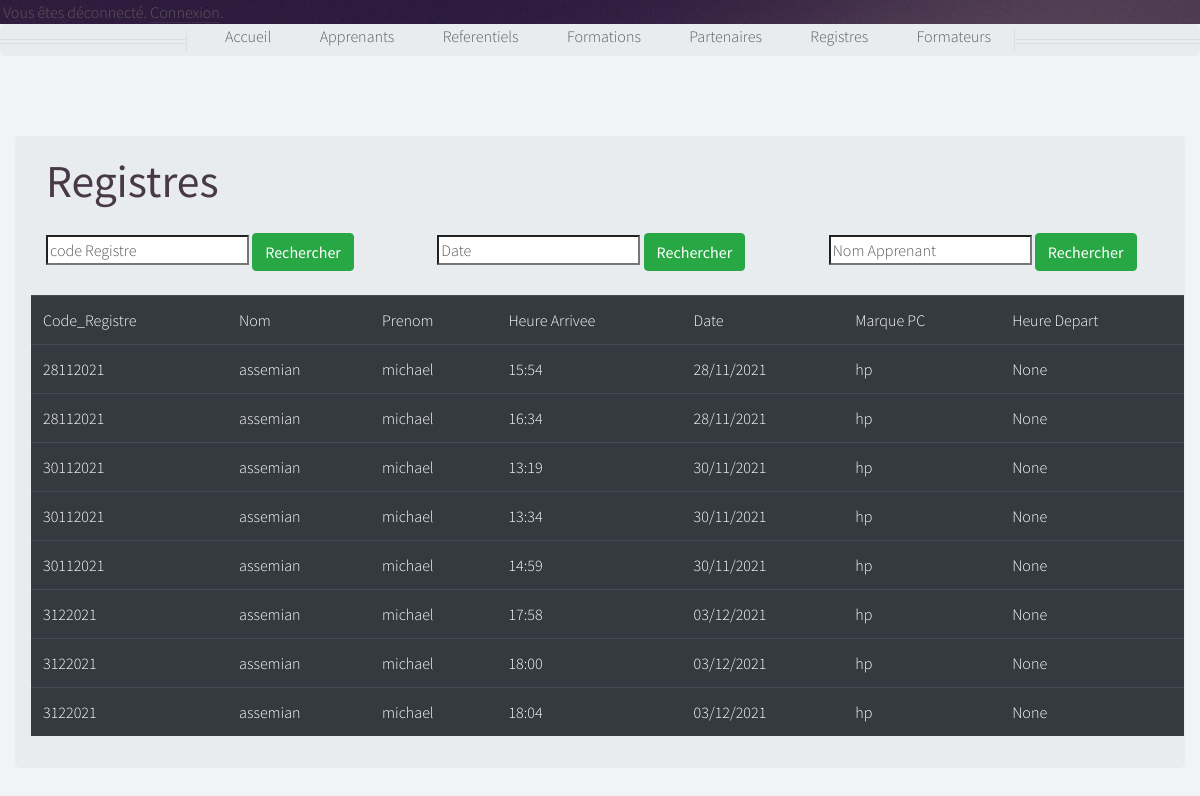
Screenshot of /registres with the database file from the repository.
### app.py (models this page shows, shortened)
class Registres(db.Model):
    idregistre=db.Column(db.Integer,primary_key=True)
    code_regis=db.Column(db.String(50))
    nom_appr=db.Column(db.String(50))
    prenom_appr=db.Column(db.String(50))
    heure_app=db.Column(db.String(50))
    date_appr=db.Column(db.String(50))
    marque_pc=db.Column(db.String(50))
    heure_sr=db.Column(db.String(50))

### app.py (the view)
@app.route('/registres')
def registres():
    all_data = Registres.query.all()
    return render_template("registres.html", employ = all_data)

### templates/registres.html (shortened to what this page needs)
{% extends 'base.html' %}
{% block body %}
<div class="container"><br><br>
  <div class="jumbotron p-3">
    <div class="row">
        <div class="col md-12">
            <div class="container">
              <h2>Registres</h2><br>
  <div class="row">
    <br><br>
    <div class="col-sm">
      <form action="/filtre_registr" method="POST" autocomplete="off", role="form">
                  <input  class="" name="tag2" id="ta2"  placeholder="code Registre" />
                  <button type="submit" class="btn btn-success">Rechercher</button>
              </form>
    </div>
    <div class="col-sm">
      <form action="/filtre_registr" method="POST" autocomplete="off", role="form">
                  <input  class="" name="tag3" id="tag3"  placeholder="Date" />
                  <button type="submit" class="btn btn-success">Rechercher</button>
              </form>
    </div>
    <div class="col-sm">
      <form action="/filtre_registr" method="POST" autocomplete="off", role="form">
                  <input  class="" name="tag4" id="tag4"  placeholder="Nom Apprenant"/>
                  <button type="submit" class="btn btn-success">Rechercher</button>
              </form>
    </div>
  </div><br>
</div>
                <table class="table table-hover table-dark">
                    <tr>
                        <th>Code_Registre</th>
                        <th>Nom</th>
                        <th>Prenom</th>
                        <th>Heure Arrivee</th>
                        <th>Date</th>
                        <th>Marque PC</th>
                        <th>Heure Depart</th>
                    </tr>
                   {% for row in employ %}
                    <tr>
                        <td>{{row.code_regis}}</td>
                        <td>{{row.nom_appr}}</td>
                        <td>{{row.prenom_appr}}</td>
                        <td>{{row.heure_app}}</td>
                        <td>{{row.date_appr}}</td>
                        <td>{{row.marque_pc}}</td>
                        <td>{{row.heure_sr}}</td>
                    </tr>
                    {% endfor %}
                </table>
            </div>
        </div>
    </div>
</div>
{% endblock %}

### templates/base.html (shortened to what this page needs)
<!DOCTYPE html>
<html lang="en">
<head>
    <link rel="stylesheet" href="https://stackpath.bootstrapcdn.com/bootstrap/4.4.1/css/bootstrap.min.css">
    <link rel="stylesheet" href="../static/assets/css/main.css" />
</head>
<body>
{% block body %} {% endblock %}
</body>
</html>

### templates/header.html (shortened to what this page needs)
{% extends 'base.html' %}
{% block body %}
<div id="header2">
<nav id="nav">
	<ul>
		<li><a href="/">Accueil</a></li>
		<li><a href="/apprenants">Apprenants</a></li>
		<li><a href="/referentiel">Referentiels</a></li>
		<li><a href="/formations">Formations</a></li>
		<li><a href="/partenaires">Partenaires</a></li>
		<li><a href="/registres">Registres</a></li>
		<li><a href="/formateurs">Formateurs</a></li>
	</ul>
</nav>
{% block y %}
							   {% if session.name %}
							      Connecté entant: {{ session.name }} &nbsp;<a href="/logout">Deconnexion</a>.
							   {% else %}
							      Vous êtes déconnecté. <a href="/login">Connexion</a>.
							   {% endif %}
							{% endblock %}
</div>
<div class="jumbotron p-3">
</div>
{% endblock %}

### rows the page displays
Registres: code_regis "28112021", nom_appr "assemian", prenom_appr "michael", heure_app "15:54", date_appr "28/11/2021", marque_pc "hp", heure_sr "None"
Registres: code_regis "28112021", nom_appr "assemian", prenom_appr "michael", heure_app "16:34", date_appr "28/11/2021", marque_pc "hp", heure_sr "None"
Registres: code_regis "30112021", nom_appr "assemian", prenom_appr "michael", heure_app "13:19", date_appr "30/11/2021", marque_pc "hp", heure_sr "None"
Registres: code_regis "30112021", nom_appr "assemian", prenom_appr "michael", heure_app "13:34", date_appr "30/11/2021", marque_pc "hp", heure_sr "None"
Registres: code_regis "30112021", nom_appr "assemian", prenom_appr "michael", heure_app "14:59", date_appr "30/11/2021", marque_pc "hp", heure_sr "None"
Registres: code_regis "3122021", nom_appr "assemian", prenom_appr "michael", heure_app "17:58", date_appr "03/12/2021", marque_pc "hp", heure_sr "None"
Registres: code_regis "3122021", nom_appr "assemian", prenom_appr "michael", heure_app "18:00", date_appr "03/12/2021", marque_pc "hp", heure_sr "None"
Registres: code_regis "3122021", nom_appr "assemian", prenom_appr "michael", heure_app "18:04", date_appr "03/12/2021", marque_pc "hp", heure_sr "None"
